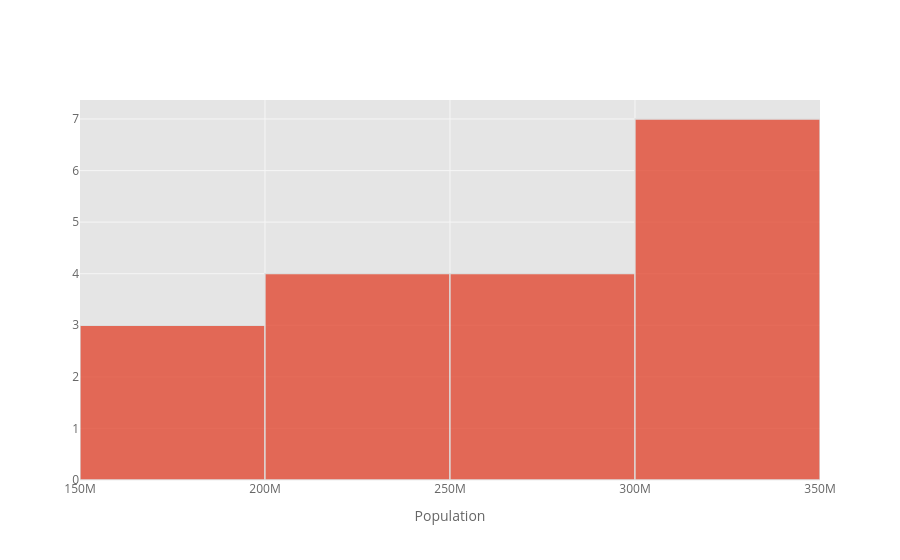

The notebook cell saved with this chart:
### Markdown cell above
# 5 Histogram

### Code cell
df_pivot['United States'].iplot(kind='hist', xTitle='Population')

### Figure 1 — Plotly figure (JSON) as saved in the notebook; plotly's stock layout.template omitted (floating-point values rounded to 4 significant figures)
{"data": [{"histfunc": "count", "histnorm": "", "marker": {"color": "rgba(226, 74, 51, 1.0)", "line": {"color": "#D9D9D9", "width": 1.3}}, "name": "United States", "opacity": 0.8, "orientation": "v", "type": "histogram", "x": [171685336, 186720571, 199733676, 209513341, 219081251, 229476354, 240499825, 252120309, 265163745, 281710909, 294993511, 309011475, 320878310, 323015995, 325084756, 327096265, 329064917, 331002651]}], "layout": {"autosize": true, "barmode": "overlay", "legend": {"bgcolor": "#FFFFFF", "font": {"color": "#666666"}}, "paper_bgcolor": "#FFFFFF", "plot_bgcolor": "#E5E5E5", "title": {"font": {"color": "#151516"}}, "xaxis": {"autorange": true, "gridcolor": "#F6F6F6", "range": [150000000.0, 350000000.0], "showgrid": true, "tickfont": {"color": "#666666"}, "title": {"font": {"color": "#666666"}, "text": "Population"}, "type": "linear", "zerolinecolor": "#F6F6F6"}, "yaxis": {"autorange": true, "gridcolor": "#F6F6F6", "range": [0, 7.368], "showgrid": true, "tickfont": {"color": "#666666"}, "title": {"font": {"color": "#666666"}, "text": ""}, "zerolinecolor": "#F6F6F6"}}}
